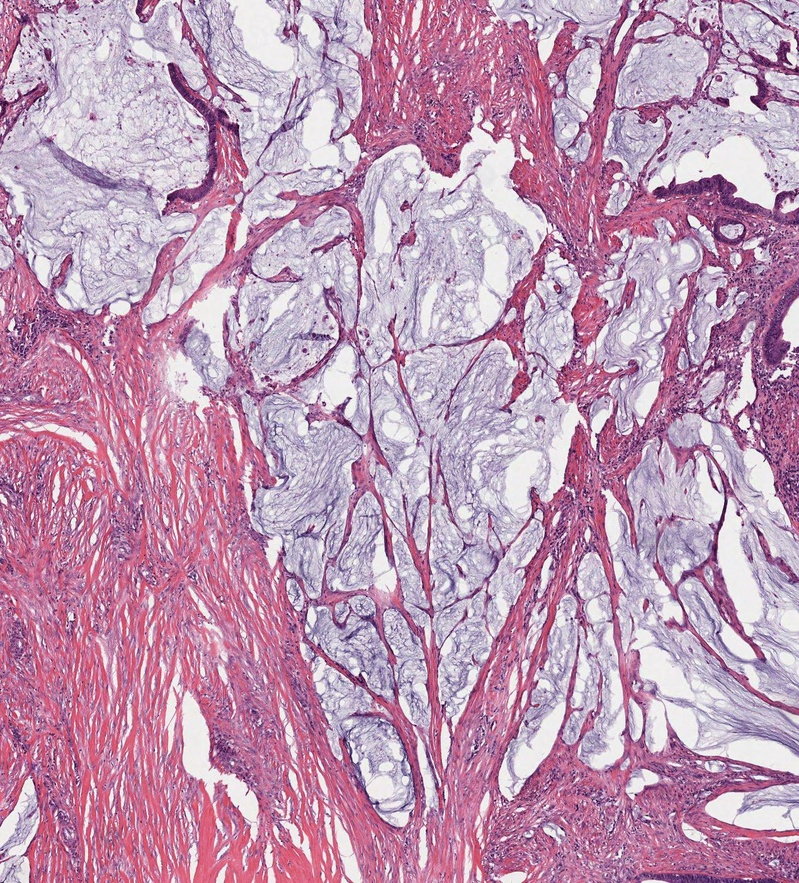
#> input picture data/lab-01-data/mucinous_adeno.jpg, 799 x 883 px, shrunk from 1269 x 1401 before the run; the run also reads 2 pictures not shown here
$ jupyter execute --allow-errors lab_01_segmentation.ipynb   (shell and % lines are left out)
#> lines starting #> are read from the running program, lines starting #| are printed output that depends on the picture; after the words box and inside, x2 and y2 are one past the last pixel; in counts of white or black regions, pixels touching at a corner belong together
# [IAPR][iapr]: Lab 1 ‒  Image segmentation

**Group ID:** xx

**Author 1 (sciper):** Student Name 1 (xxxxx)
**Author 2 (sciper):** Student Name 2 (xxxxx)
**Author 3 (sciper):** Student Name 3 (xxxxx)

**Release date:** 8.03.2023
**Due date:** 24.03.2022 (11:59 pm)

## Important notes

The lab assignments are designed to teach practical implementation of the topics presented during class well as
preparation for the final project, which is a practical project which ties together the topics of the course.

As such, in the lab assignments/final project, unless otherwise specified, you may, if you choose, use external
functions from image processing/ML libraries like opencv and sklearn as long as there is sufficient explanation
in the lab report. For example, you do not need to implement your own edge detector, etc.

**! Before handling back the notebook <font color='red'> rerun </font>the notebook from scratch !**
`Kernel` > `Restart & Run All`

We will not rerun the notebook for you.

[iapr]: https://github.com/LTS5/iapr

---
## 0. Extract relevant data
We first need to extract the `lab-01-data.tar.gz` archive.
To this end, we use the [tarfile] module from the Python standard library.

[tarfile]: https://docs.python.org/3.6/library/tarfile.html

[cell 1]
import tarfile
import os

data_base_path = os.path.join(os.pardir, 'data')
print(data_base_path)
data_folder = 'lab-01-data'
tar_path = os.path.join(data_base_path, data_folder + '.tar.gz')

#> (the rest of this cell did not finish here and is left out)

---
## Part 1: Segmentation

### 1.0 Intro

In this exercise, you will be given two images.

* `mucinous_adeno.jpg`: The image depicts a tissue sample from mucinous adenocarcinoma in colorectal cancer. The data is taken from the Cancer Genome Atlas (TCGA) which is an open-source database of different cancer types. Here you can see a tissue taken from a patient and stained using hematoxylin (purple) and eosin (pink) staining. The hematoxylin stains cell nuclei with a purplish blue, and the eosin stains the extracellular matrix and cytoplasm in pink.

* `mucinous_adeno_gt.jpg`: The second image is a coarse annotation of what is regarded as the so-called mucinous area. The mucinous area can be identified as a gray area tainted with purple. The presence of a large amount of mucin is a sign of a defect of normal epithelial cells that start to produce an unreasonable amount of mucin.

### 1.1 Tasks

You will be asked to extract the mucinous area using various approaches:

- [ ] Thresholding
- [ ] Morphology
- [ ] Region growing

### 1.1 Brain image visualization

[cell 2]
import skimage.io
import matplotlib.pyplot as plt
import numpy as np
from skimage.color import rgb2hsv

# Load images
path_to_image = os.path.join(data_base_path, data_folder, "mucinous_adeno.jpg")
path_to_gt = os.path.join(data_base_path, data_folder, "mucinous_adeno_gt.jpg")
adeno_img = skimage.io.imread(path_to_image)
#> adeno_img is the input picture: shape (883, 799, 3); mean R, G, B 190.8, 151.9, 179.2
adeno_gt = skimage.io.imread(path_to_gt) > 128
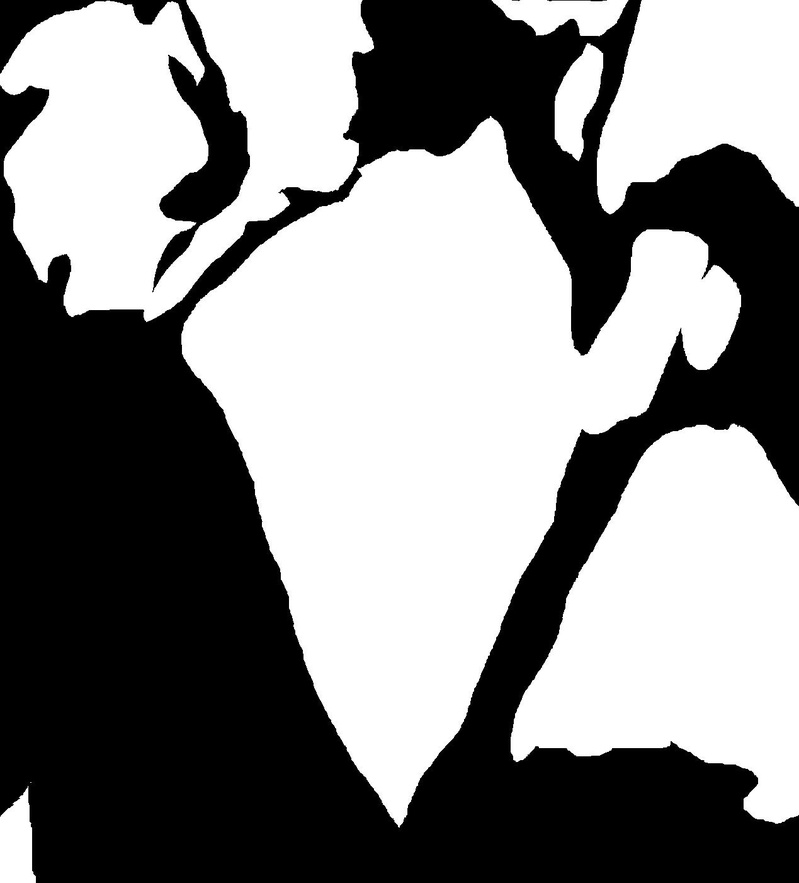
#> input picture data/lab-01-data/mucinous_adeno_gt.jpg, 799 x 883 px, shrunk from 1269 x 1401 before the run

# Get size of the image in px
im_h, im_w, im_c = adeno_img.shape

# Display MRI image
fig, ax = plt.subplots(1, 2, figsize=(12, 6))

# Plot image
ax[0].imshow(adeno_img, interpolation='nearest')
ax[0].set_title('H&E image'.format(im_h, im_w))
ax[0].axis('off')

# Plot image with overlay
ax[1].imshow(adeno_img, interpolation='nearest')
ax[1].imshow(adeno_gt, alpha=0.5, interpolation='nearest')
ax[1].set_title('Annotation of mucinous area (yellow)')
ax[1].axis('off')
plt.suptitle("Mucinous adenocarcinoma\n({} px, {} px)".format(im_h, im_w))
plt.show()

---
### 1.2 Thresholding (4pts)
#### 1.2.1 RGB & Hue (1 pts)

Display the histogram for each channel (R, G, and B) as well as the histogram for the H (hue) channel. Note that you can use [rgb2hsv](https://scikit-image.org/docs/stable/api/skimage.color.html#skimage.color.rgb2hsv) to convert an RGB image to an HSV image and then extract the hue.

[cell 3]
fig, axes = plt.subplots(1, 4, figsize=(12, 4))

# RGB Histograms
titles = ['Red channel', 'Green channel', 'Blue channel']
colors = ['red', 'green', 'blue']

for idx, (ax, title, color) in enumerate(zip(axes[:3], titles, colors)):
    ax.hist(adeno_img[:, :, idx].ravel(), bins=256, color=color)
    ax.set_title(title)
    ax.set_xlim((0, 255))
    ax.set_xlabel('Value')
    ax.set_ylabel('Count')

# Hue histogram
hue_image = np.array(rgb2hsv(adeno_img))
axes[3].hist(hue_image[:, :, 0].ravel(), bins=360, color='k')
axes[3].set_title('Hue channel')
axes[3].set_xlabel('Pixel intensity')
axes[3].set_ylabel('Number of pixels')

plt.tight_layout()
plt.show()

#### 1.2.2 Apply Thresholding (2 pts)

For each histogram find the threshold(s) that work the best to isolate the mucinous area. Display the image after thresholding of each channel as well as the error between your prediction ($im$) and the annotations ($gt$) using the formula:

$$error = 1 - \left( \frac{1}{IJ} \sum_{i,j} im_{i,j} == gt_{i, j} \right)$$

Here, I and J are the dimension of the image.

[cell 4]
# Images defintions
adeno_red = adeno_img[:,:,0]
adeno_green = adeno_img[:,:,1]
adeno_blue = adeno_img[:,:,2]
adeno_hue = skimage.color.rgb2hsv(adeno_img)[:,:,0]

adeno_stack = np.array([adeno_red, adeno_green, adeno_blue, adeno_hue])

# Plot the channels by them self in greyscale
fig, axs = plt.subplots(2, 2, figsize=(4, 4))
for ax, pixels, title in zip(axs.ravel(), adeno_stack, ['red', 'green', 'blue', 'hue']):
    ax.imshow(pixels, cmap='gray')
    ax.set_title(title)
    ax.axis('off')
#> this loop made 4 passes
#> title on passes 1 to 4: 'red', 'green', 'blue', 'hue'

plt.tight_layout() # Makes plots align nicely
plt.show()


# Green channel threshold
adeno_green_gt = np.zeros_like(adeno_green)
adeno_green_gt[adeno_green > 135] = 1

plt.figure()
plt.title('Green')
plt.imshow(adeno_green_gt, cmap='gray')

# Blue channel threshold
adeno_blue_gt = np.zeros_like(adeno_blue)
adeno_blue_gt[adeno_blue > 165] = 1

plt.figure()
plt.title('Blue')
plt.imshow(adeno_blue_gt, cmap='gray')

# Hue channel threshold
adeno_hue_gt = np.zeros_like(adeno_hue)
adeno_hue_gt[adeno_hue < 0.88] = 1

plt.figure()
plt.title('Hue')
plt.imshow(adeno_hue_gt, cmap='gray')

# Combine the images
adeno_gt_all = np.zeros_like(adeno_green)
adeno_gt_all[adeno_blue_gt.astype(bool) &
             adeno_green_gt.astype(bool) &
             adeno_hue_gt.astype(bool)] = 1

plt.figure()
plt.imshow(adeno_gt_all, cmap='gray')

plt.show()

adeno_gt_all = adeno_gt_all.astype(bool)

# Calculate error
def calc_error(img):
    I = img.shape[0]
    J = img.shape[1]
    error = 1 - (1/(I*J) * np.sum(img == adeno_gt))
#> error = 0.199

    return error

# [4 lines of commented-out code are left out]

print(calc_error(adeno_gt_all))
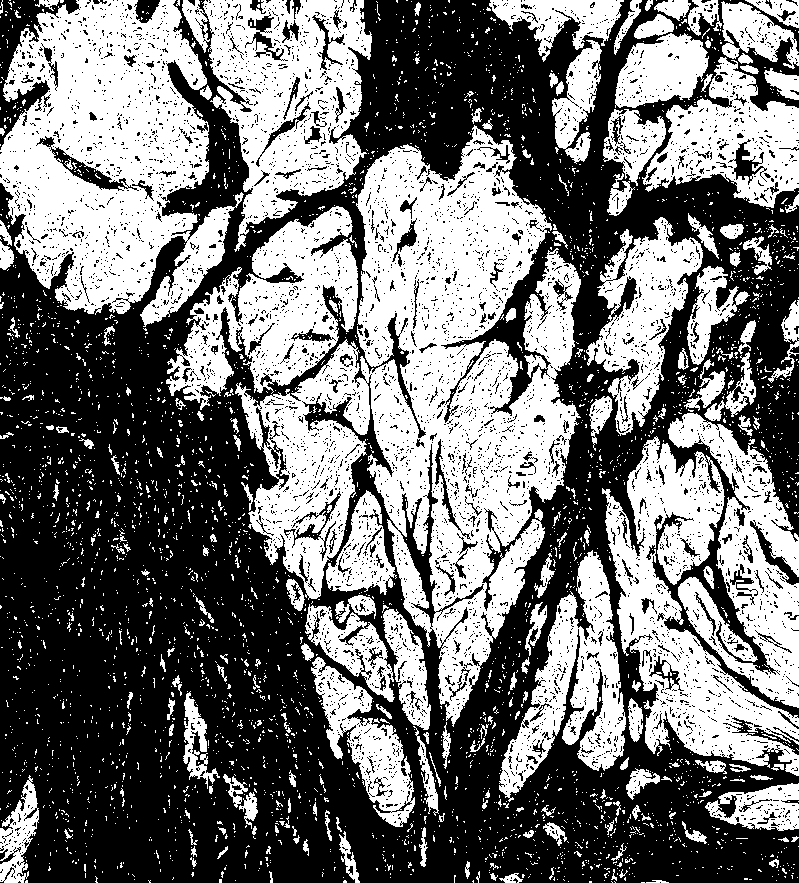
#> adeno_gt_all: shape (883, 799) bool; 45.8% white; 3483 white regions (3246 under 20 px), largest, box (x1, y1, x2, y2) and area: (235, 125, 581, 727) 86865, (0, 0, 244, 327) 47548, (602, 436, 799, 776) 24119

#### 1.2.3 Best Thresholding (1 pts)

Based on your previous findings, set the best threshold(s) and create the final mask as the variable `mask_thesholding`

[cell 5]
# TODO: replace variabel with your own threshod
mask_thesholding = adeno_gt_all

[cell 6]
# Display MRI image
fig, ax = plt.subplots(1, 3, figsize=(12, 5))

# Plot image
ax[0].imshow(adeno_img, interpolation='nearest')
ax[0].set_title('H&E image'.format(im_h, im_w))
ax[0].axis('off')

ax[1].imshow(adeno_img, interpolation='nearest')
ax[1].imshow(adeno_gt, alpha=0.5, interpolation='nearest')
ax[1].set_title('Annotation of mucinous area (yellow)')
ax[1].axis('off')

ax[2].imshow(mask_thesholding, interpolation='nearest')
ax[2].imshow(mask_thesholding, alpha=0.5, interpolation='nearest')
ax[2].set_title('Thresholding')
ax[2].axis('off')

plt.show()

---

### 1.3 Morphology (5pts)

To proceed, use the best results of the previous model (namely `mask_thesholding`) as the starting point. In this exercise we will try to clean the mask using morphology.

* A (2pts): Try the following operation [closing](https://scikit-image.org/docs/stable/api/skimage.morphology.html#skimage.morphology.closing), [opening](https://scikit-image.org/docs/stable/api/skimage.morphology.html#skimage.morphology.opening) with [disk](https://scikit-image.org/docs/stable/api/skimage.morphology.html#skimage.morphology.disk) size of: $1, 2, 5, 10$. Comment on the quality of the results.

* B (2pts): Try the following operation [remove_small_holes](https://scikit-image.org/docs/stable/api/skimage.morphology.html#skimage.morphology.remove_small_holes), [remove_small_objects](https://scikit-image.org/docs/stable/api/skimage.morphology.html#skimage.morphology.remove_small_objects) with size of: $10, 50, 100, 500$. Comment on the quality of the results.

* C (1pts): Based on your previous results, can you find a combination of the functions that improve your results? Plot the best result along with the error rate. Save the mask as the variable `mask_morph`

[cell 7]
from skimage.morphology import closing, opening, disk, remove_small_holes, remove_small_objects

mask_morph = np.zeros_like(adeno_gt)

# Original start
plt.figure()
plt.imshow(mask_thesholding, interpolation='nearest')
plt.title('Thresholding')
plt.axis('off')
plt.show()

# A: Opening and closing
fig, axs = plt.subplots(2, 4, figsize=(9, 5))
fig.suptitle('A - Closing & Opening')

for idx, disk_size in enumerate([1, 2, 5, 10]):
    axs[0, idx].imshow(closing(mask_thesholding, disk(disk_size))) # Closing function with disk size
    axs[1, idx].imshow(opening(mask_thesholding, disk(disk_size))) # Opening function with disk size

    axs[0, idx].set_title(f'Disk size = {disk_size}')


# Fix up plot
for ax in axs.ravel():
    ax.set_yticklabels([])
    ax.set_xticklabels([])
    ax.set_xticks([])
    ax.set_yticks([])

axs[0, 0].set_ylabel('Closing')
axs[1, 0].set_ylabel('Opening')

plt.tight_layout()
plt.show()

# B: Removing holes
fig, axs = plt.subplots(2, 4, figsize=(9, 5))
fig.suptitle('B - Removing holes')

for idx, area in enumerate([10, 50, 100, 500]):
    axs[0, idx].imshow(remove_small_holes(mask_thesholding, area))
    axs[1, idx].imshow(remove_small_objects(mask_thesholding, area))

    axs[0, idx].set_title(f'Area threshold = {area}')


# Fix up plot
for ax in axs.ravel():
    ax.set_yticklabels([])
    ax.set_xticklabels([])
    ax.set_xticks([])
    ax.set_yticks([])

axs[0, 0].set_ylabel('remove_small_holes')
axs[1, 0].set_ylabel('remove_small_objects')

plt.tight_layout()
plt.show()

---
### 1.4 Region growing (5pts)

In this exercise you will implement from scratch your own region growing algorithm. Choose one of the image channel (R/G/B/H) as the source image. You can use multiple seed point to achieve better results. Plot the best result along with the error rate. Save the mask as the variable `mask_region`.

[cell 8]
# TODO
mask_region = np.zeros_like(adeno_gt)

---
### 1.5 Method comparison (1pt)

In this section we display the overall outputs. Please make sure that you create the variables `mask_thesholding`, `mask_morph`, and `mask_region` to properly display the output. Comment on the results and what you think would be the best approach.

[cell 9]
# Add your comments here

[cell 10]
error_th = 1- (mask_thesholding == adeno_gt).mean()
#> error_th = 0.199
error_morph = 1- (mask_morph == adeno_gt).mean()
#> error_morph = 0.53
error_region = 1- (mask_region == adeno_gt).mean()
#> error_region = 0.53


# Display MRI image
fig, ax = plt.subplots(2, 3, figsize=(12, 8))

# Plot image
ax[0, 0].imshow(adeno_img, interpolation='nearest')
ax[0, 0].set_title('H&E image'.format(im_h, im_w))

# Plot image with overlay
ax[0, 1].imshow(adeno_gt, interpolation='nearest')
ax[0, 1].set_title('Annotation')

# Plot estimation using thresholding
ax[1, 0].imshow(mask_thesholding, interpolation='nearest')
ax[1, 0].set_title('Thresholding\nerror: {:.3f}'.format(error_th))

# Plot estimation using Contour detection
ax[1, 1].imshow(mask_morph, interpolation='nearest')
ax[1, 1].set_title('Morphology\nerror: {:.3f}'.format(error_morph))


# Plot estimation using Region growing
ax[1, 2].imshow(mask_region, interpolation='nearest')
ax[1, 2].set_title('Region growing\nerror: {:.3f}'.format(error_region))


[a.axis('off') for a in ax.ravel()]


plt.suptitle("Final results")
plt.show()

# ---
## Part 2: Axon segmentations (10 points)

#### Intro

Axon segmentation is vital to neuroscience research as it enables the study of neurons' morphology and connectivity. We will conduct two exercises to evaluate the impact of your segmentation algorithms under different independent artefacts. Each exercise consists of a synthetic **Ground Truth (GT)** and two more images simulating a specific artifact.

The **Ground Truth**  has tree main compartments. 1) The inner part of the axon. 2) The outer layer of the axon (called myelin) and the extracellular slace (the background of the image).

The task consists into segmenting the three main compartments in the image to compute the inner-axon and outer-axon radii distribution.

To compute the radii, we suggest the following approximation.
$$\hat{r}_{I}= \sqrt{\frac{A_{yellow}}{\pi}}$$
$$\hat{r}_{O}= \sqrt{\frac{A_{yellow} + A_{blue}}{\pi}}$$
Where **A** is the corresponding area of the comparments.
**Using this image as reference**

#### Artifacts simulated:

Excercise 1) Two images with different levels of SNR (signal to noise ratio). The images have rician noise.
Exercise  2) Two images adquired using a fraction of the fourier space. Only Lowest frequency are used to reconstruct the image. (simulating fast aquisitions in MRI)

Ensure your algorithm works on the GT before you go to the test cases with artifacts. Apply any preprocessing needed to the image. The preprocessing can be different for each type of image.

### Tasks

For each exercise we ask to:

1) Segment the images with the following colors: blue the inner part of the axon, red the outer part of the axon (myelin) and white for the backround(example)

2) Count the number of axons obtained in the sample, calculate the radii for each axons, and display a radii histogram for the each of the images(GT and test cases).

In the exercises, assume that each pixel side is $(0.1 \mu m)$, i.e. a pixel has an area of $(0.01 \mu m^2 )$

## Grading
The answers does not have to be perfect, they just be a good approximation.

1. Developing an algorithm that works for the two GT images. **(3 points)**
2. Use preprosesing to prepare the images with SNR and the Low frequencies.  (**1 point** for SNR preprocesing , **1 point** for Low-frequency images preprocesing)
3. Running the algorithm in the test images. **1/2 point** SNR, **1/2 point** Low freqs
4. Computing and plotting radii distributions **(1 point)**
5. Explaining and discussing your implementation. **(3 points )**
    Try to be specific, not necessarily long. In the discussion include:
 1. What worked?
 2. What did not work?
 3. Why do you think it does not work?
 4. How could you improve your algorithms as future work?  Try to avoid general comments like "using deep learning"

**Extra points: Real data example (3 points), the algorithm should display a _good enough_ segmentation.**

### 2.1 SNR

[cell 11]
data_base_path

[cell 12]
import cv2
import matplotlib.pyplot as plt

data_base_path = os.path.join(os.pardir, 'data')
print(data_base_path)
data_folder = 'lab-01-data'

path_folder = os.path.join(data_base_path, data_folder) + '/'

files = ["GT_0.png"  , "test_0_0.png" , "test_0_1.png"]
gt_0 = cv2.imread(path_folder+ files[0])
snr_10 = cv2.imread(path_folder+ files[1])
snr_3 = cv2.imread(path_folder+ files[2])
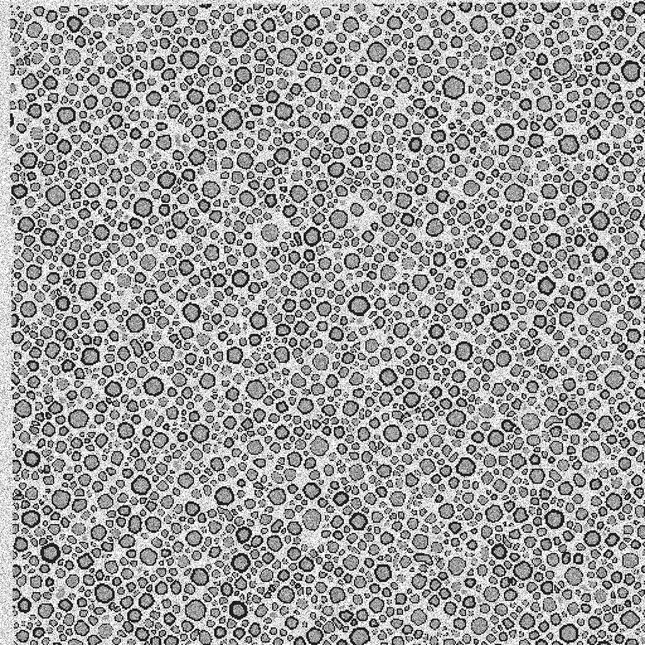
#> input picture data/lab-01-data/test_0_1.png, 645 x 645 px, shrunk from 1024 x 1024 before the run
#> snr_3 is the input picture: shape (645, 645, 3); min 0, max 255, mean 160.1

images = [gt_0 , snr_10, snr_3]
im_names = ["GT" , "SNR 10" , "SNR 3"]
fig, axes = plt.subplots(1, 3, figsize=(24, 12))
for ax, im, nm in zip(axes.ravel(), images, im_names):
    ax.imshow(im[0:512,0:512])
    ax.axis('off')
    ax.set_title(nm)
#> this loop made 3 passes
#> nm on passes 1 to 3: 'GT', 'SNR 10', 'SNR 3'
plt.show()
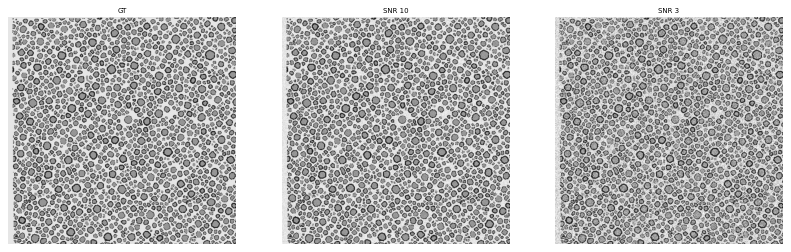
#> figure drawn by matplotlib, 3 panels

### 2.1.1 Preprocessing

 % add your images after preprocessing

### 2.1.2 Results Segmetations

[cell 13]
images = [gt_0 , snr_10, snr_3]
im_names = ["GT" , "SNR 10" , "SNR 3"]
fig, axes = plt.subplots(1, 3, figsize=(24, 24))
for ax, im, nm in zip(axes.ravel(), images, im_names):
    ax.imshow(255- im[0:512,0:512])
    ax.axis('off')
    ax.set_title(nm)
plt.show()

### 2.1.3 Radii histrograms

[cell 14]
## results Radii distribution. proposal feel free to change it
import numpy as np


rads_outer = np.random.normal(0, 1, 200)
rads_inner = np.random.normal(0, 1, 200)


rads_gt = [ rads_inner ,rads_outer]
rads_test0 = [ rads_inner ,rads_outer]  # your result
rads_test1 = [ rads_inner ,rads_outer]  # your result

all_rads= [rads_gt , rads_test0 , rads_test1]

images = [gt_0 , snr_10, snr_3]
im_names = ["GT" , "SNR 10" , "SNR 3"]
fig, axes = plt.subplots(1, 3, figsize=(12, 4))
for ax, rads, nm in zip(axes.ravel(), all_rads, im_names):
    ax.hist(rads[0]  , color = "red" , label = "inner" ,alpha= 0.5)
    ax.hist(rads[1]  , color = "blue" , label = "outer" ,alpha= 0.5)
    ax.legend()
    ax.set_title(nm)
plt.show()

### 2.2 Low frequencies

[cell 15]
files = ["GT_3.png"  , "test_3_0.png" , "test_3_1.png"]
path = "data/"
gt_3 = cv2.imread(path_folder+ files[0])
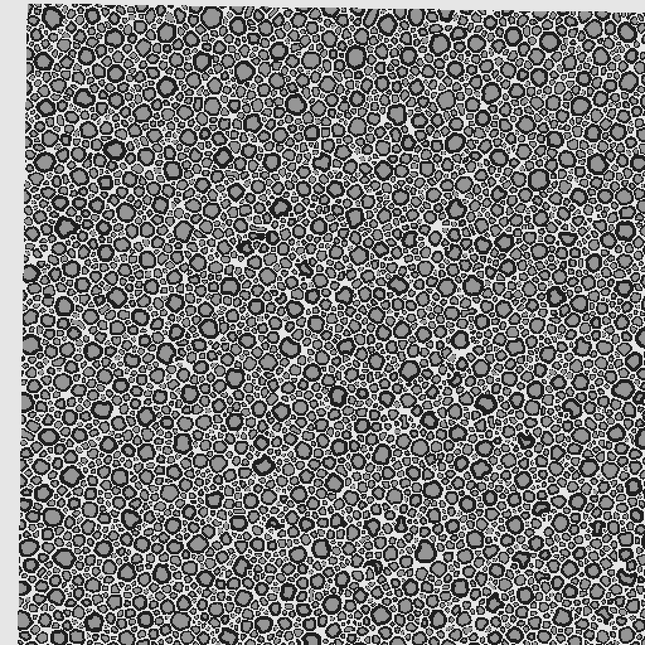
#> input picture data/lab-01-data/GT_3.png, 645 x 645 px, shrunk from 1024 x 1024 before the run
#> gt_3 is the input picture: shape (645, 645, 3); min 0, max 255, mean 124.1
lowfreq0 = cv2.imread(path_folder+ files[1])
lowfreq1 = cv2.imread(path_folder+ files[2])

images = [gt_3 , lowfreq0, lowfreq1]
im_names = ["GT" , "Low " , "Lower"]
fig, axes = plt.subplots(1, 3, figsize=(24, 24))
#> (the rest of this cell did not finish here and is left out)
